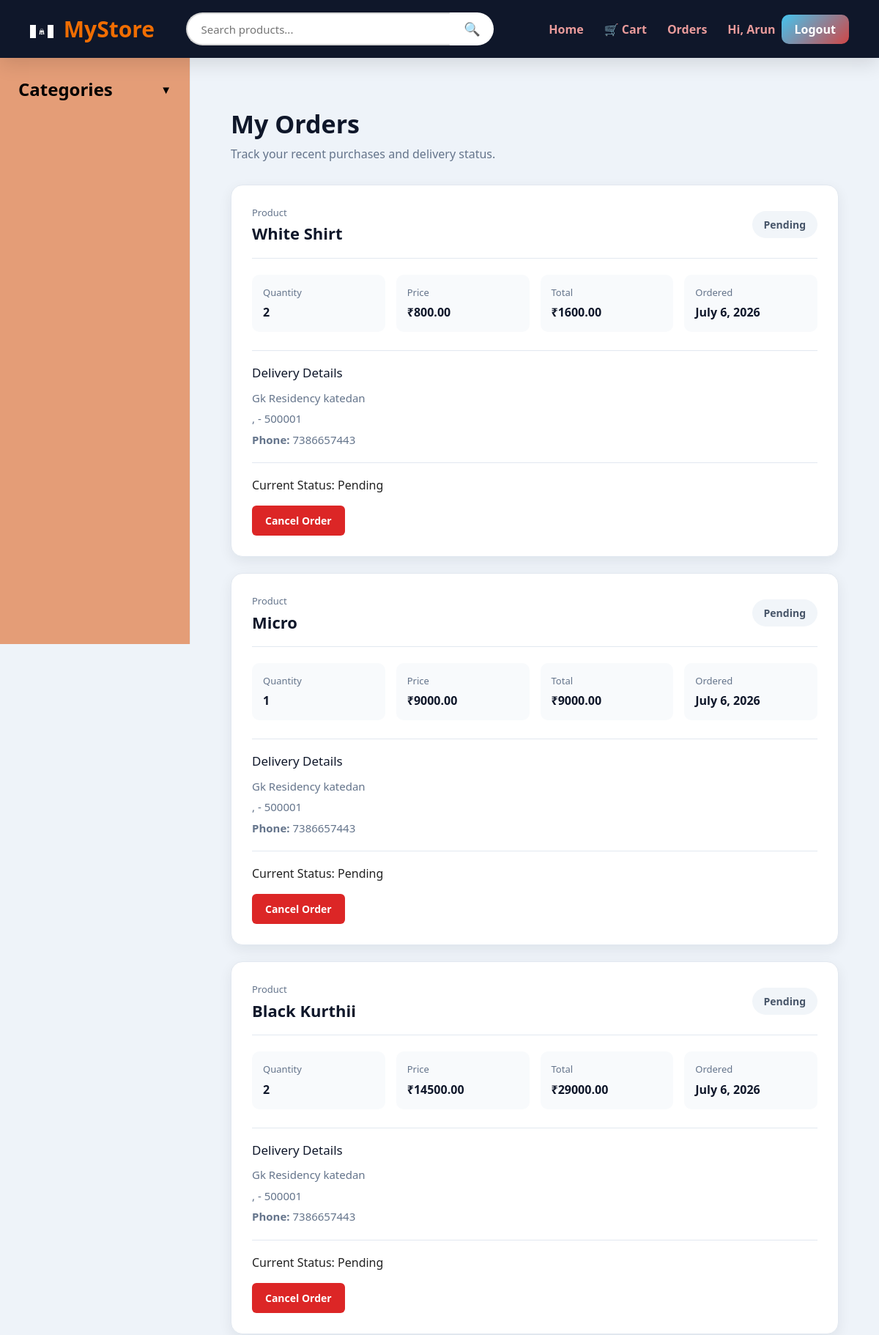
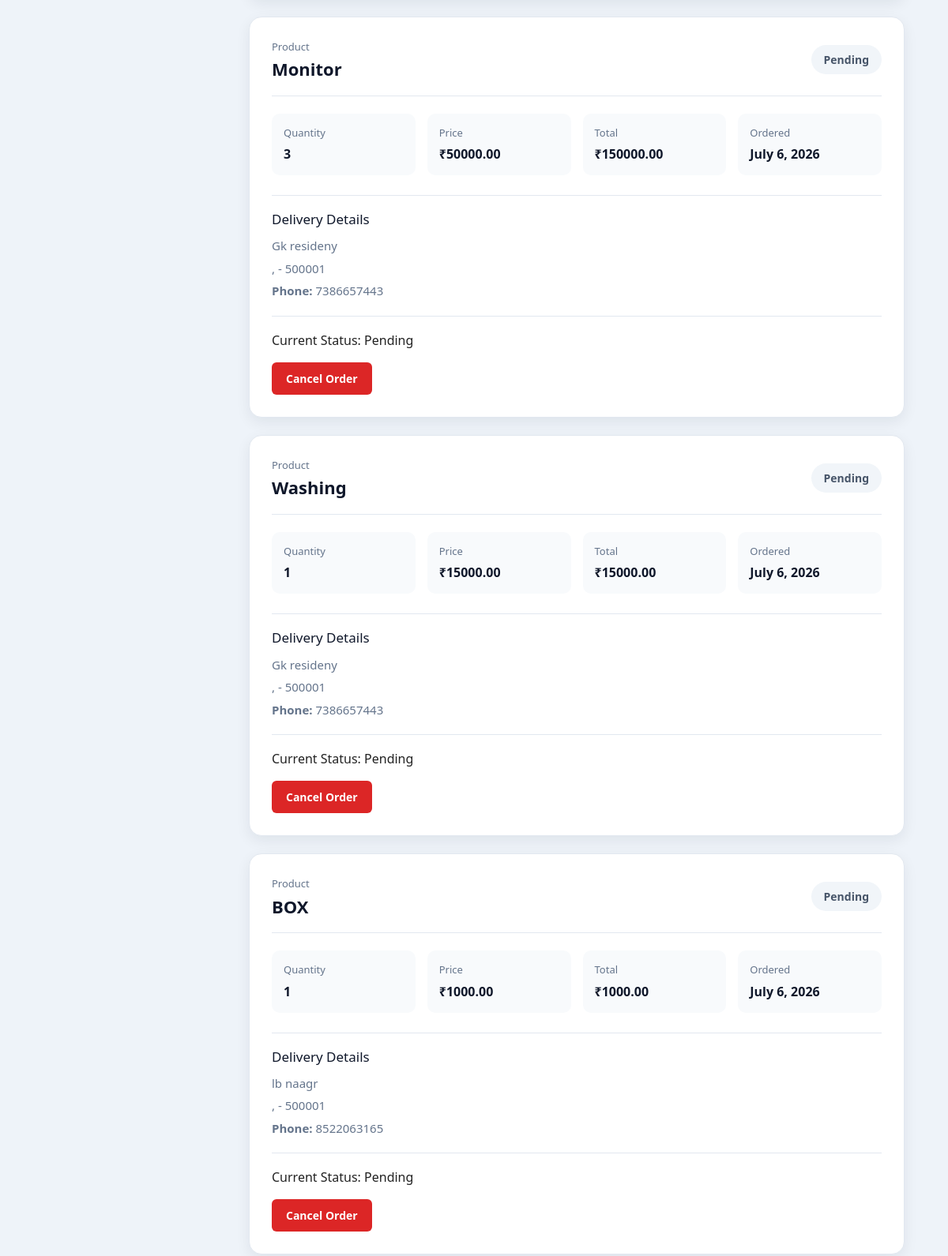
The page /orders/ (signed in, upper part) on the database its author committed (2 pictures, top to bottom).
### store1/models/orders.py (models this page shows)
class Order(models.Model):
    product=models.ForeignKey(Products, on_delete=models.CASCADE)
    customer=models.ForeignKey(Customer,on_delete=models.CASCADE)
    quantity=models.PositiveIntegerField(default=1)
    price=models.DecimalField(max_digits=10,decimal_places=2)
    address=models.CharField(max_length=250)
    city=models.CharField(max_length=100,blank=True)
    state=models.CharField(max_length=100,blank=True)
    pincode=models.CharField(max_length=6)
    latitude=models.DecimalField(max_digits=10,decimal_places=7,null=True,blank=True)
    longitude =models.DecimalField(max_digits=10,decimal_places=7,blank=True,null=True)
    phone=models.CharField(max_length=12)
    date=models.DateField( default=timezone.now)
    STATUS_CHOICES = [
    ('Pending', 'Pending'),
    ('Processing', 'Processing'),
    ('Shipped', 'Shipped'),
    ('Delivered', 'Delivered'),
    ('Cancelled', 'Cancelled'),]
    status=models.CharField(max_length=20,choices=STATUS_CHOICES,default='Pending')

### store1/models/Product.py (models this page shows, shortened)
class Products(models.Model):
    name=models.CharField(max_length=60)
    price=models.FloatField(default=0)
    category=models.ForeignKey(Category,on_delete=models.CASCADE)
    description=models.CharField(max_length=300,blank=True,null=True)
    image=models.ImageField(upload_to='uploads/Product')
    vendor =models.ForeignKey(Vendor,on_delete=models.CASCADE,blank=True,null=True)

### store1/views/orders.py (the view, shortened to what this page needs)
# urls.py: path('orders/',Orders.as_view(),name='orders'),
class Orders(View):
    def get(self,request):
        customer_id=request.session.get('customer_id')
        if not customer_id:
            return redirect('login')
        orders=Order.objects.filter(customer=customer_id).order_by("-date")
        for order in orders:
            order.total_price = order.price * order.quantity
        return render(request,'orders.html',context={'orders':orders})

### store1/templates/orders.html (shortened to what this page needs)
{% extends 'base.html' %}
{% load static %}
{% block extra_css %}
<link rel="stylesheet" href="{% static 'css/orders.css' %}">
{% endblock %}
{% block content %}
<div class="orders-page">
<div class="orders-header">
    <h2 class="orders-title">
        My Orders
    </h2>
    <p class="orders-subtitle">
        Track your recent purchases and delivery status.
    </p>
</div>
{% if orders %}
    {% for order in orders %}
    <div class="order-card">
        <div class="order-top">
            <div>
                <span class="order-label">
                    Product
                </span>
                <h3 class="product-name">
                    {{ order.product.name }}
                </h3>
            </div>
            <div class="order-status">
                {% if order.status == "Pending" %}
                    <span class="status pending">
                        Pending
                    </span>
                {% elif order.status == "Processing" %}
                    <span class="status processing">
                        Processing
                    </span>
                {% elif order.status == "Shipped" %}
                    <span class="status shipped">
                        Shipped
                    </span>
                {% elif order.status == "Delivered" %}
                    <span class="status delivered">
                        Delivered
                    </span>
                {% elif order.status == "Cancelled" %}
                    <span class="status cancelled">
                        Cancelled
                    </span>
                {% endif %}
            </div>
        </div>
        <div class="order-info">
            <div class="info-box">
                <span>
                    Quantity
                </span>
                <strong>
                    {{ order.quantity }}
                </strong>
            </div>
            <div class="info-box">
                <span>
                    Price
                </span>
                <strong>
                    ₹{{ order.price }}
                </strong>
            </div>
            <div class="info-box">
                <span>
                    Total
                </span>
                <strong>
                    ₹{{ order.total_price }}
                </strong>
            </div>
            <div class="info-box">
                <span>
                    Ordered
                </span>
                <strong>
                    {{ order.date }}
                </strong>
            </div>
        </div>
        <div class="delivery-section">
            <h4>
                Delivery Details
            </h4>
            <p>
                {{ order.address }}
            </p>
            <p>
                {{ order.city }}, {{ order.state }} -
                {{ order.pincode }}
            </p>
            <p>
                <strong>Phone:</strong>
                {{ order.phone }}
            </p>
        </div>
    <div class="order-actions">
    <p>Current Status: {{ order.status }}</p>
    {% if order.status == "Pending" %}
        <form method="POST">
            <button type="submit" class="cancel-order-btn">
                Cancel Order
            </button>
        </form>
    {% endif %}
    </div>
    </div>
    {% endfor %}
{% endif %}
</div>
{% endblock %}

### store1/templates/base.html (shortened to what this page needs)
<!DOCTYPE html>
{% load static %}
<html lang="en">
<head>
    <link rel="stylesheet"
          href="{% static 'css/bootstrap.min.css' %}">
    <link rel="stylesheet"
          href="{% static 'css/base.css' %}">
    {% block extra_css %}
    {% endblock %}
</head>
<body>
<nav class="navbar navbar-expand-lg custom-navbar sticky-top">
    <div class="container-fluid px-3">
        <a class="navbar-brand brand-logo"
           href="{% url 'homepage' %}">
           <img src="{% static 'image/Mystore.JPG'%}" alt="🛍 MyStore"  class="mystore-icon">
        MyStore
        </a>
        <div class="collapse navbar-collapse"
             id="navbarNav">
            <form class="search-form mx-auto"
                  method="GET"
                  action="{% url 'homepage' %}">
                <input
                    type="text"
                    name="search"
                    value="{{ request.GET.search }}"
                    class="search-input"
                    placeholder="Search products...">
                <button
                    type="submit"
                    class="search-btn">
                    🔍
                </button>
            </form>
            <ul class="navbar-nav align-items-center ms-auto">
                <li class="nav-item">
                    <a href="{% url 'homepage' %}"
                       class="nav-link">
                        Home
                    </a>
                </li>
                <li class="nav-item">
                    <a href="{% url 'cart' %}"
                       class="nav-link">
                        🛒 Cart
                    </a>
                </li>
                {% if request.session.customer_id %}
                    <li class="nav-item">
                        <a href="{% url 'orders' %}"
                           class="nav-link">
                            Orders
                        </a>
                    </li>
                    <li class="nav-item">
                        <span class="nav-link user-name">
                            Hi, {{ request.session.customer_name }}
                        </span>
                    </li>
                    <li class="nav-item">
                        <a href="{% url 'logout' %}"
                           class="btn nav-logout-btn">
                            Logout
                        </a>
                    </li>
                {% endif %}
            </ul>
        </div>
    </div>
</nav>
<div class="main-wrapper">
    <aside class="sidebar">
        <button class="category-toggle"
                type="button"
                data-bs-toggle="collapse"
                data-bs-target="#categoryMenu"
                aria-expanded="false">
            <span>Categories</span>
            <span class="category-arrow">
                ▼
            </span>
        </button>
    </aside>
    <main class="content-area">
        {% block content %}
        {% endblock %}
    </main>
</div>
</body>
</html>

### store1/static/css/base.css (style rules this page uses)
* { margin: 0; padding: 0; box-sizing: border-box; }
body { background: #eef3f9; font-family: 'Segoe UI', Tahoma, Geneva, Verdana, sans-serif; color: #222; }
.mystore-icon { width: 32px; height: 32px; object-fit: contain; margin-right: 6px; vertical-align: middle; }
.custom-navbar { background: #0f172a; padding: 12px 25px; box-shadow: 0 8px 25px rgba(0,0,0,.12); }
.brand-logo { color: #f06d02 !important; font-size: 30px; font-weight: 700; text-decoration: none; white-space: nowrap; }
.navbar-nav .nav-link { color: #e99b9b !important; font-weight: 600; margin-left: 12px; transition: .3s; }
.search-form { width: 420px; max-width: 100%; display: flex; margin: 0 auto; }
.search-input { flex: 1; height: 45px; border: 2px solid #d6d6d6; border-right: none; border-radius: 30px 0 0 30px; padding: 0 18px; font-size: 15px; outline: none; background: #fff; }
.search-btn { width: 60px; border: none; background: #fff; border-radius: 0 30px 30px 0; font-size: 18px; cursor: pointer; transition: .3s; }
.navbar .btn { border-radius: 10px; padding: 8px 18px; font-weight: 600; }
.nav-logout-btn { background: linear-gradient(135deg,#44c4ef,#d04646); color: #fff; border: none; transition: all .3s ease; }
.user-name { white-space: nowrap; }
.main-wrapper { display: flex; align-items: flex-start; min-height: calc(100vh - 80px); }
.sidebar { width: 260px; min-height: 100vh; background: #e49d77; padding: 25px; border-right: 1px solid #e5e7eb; }
.category-toggle { width: 100%; border: none; background: transparent; display: flex; align-items: center; justify-content: space-between; font-size: 24px; font-weight: 700; padding: 0 0 18px; cursor: pointer; }
.category-arrow { font-size: 15px; transition: transform .3s ease; }
.content-area { flex: 1; padding: 30px; }

### store1/static/css/orders.css (style rules this page uses)
.orders-page { width: 100%; max-width: 1000px; margin: auto; padding: 40px 25px; box-sizing: border-box; }
.orders-header { margin-bottom: 30px; }
.orders-title { margin: 0; font-size: 34px; font-weight: 700; color: #0f172a; }
.orders-subtitle { margin-top: 8px; color: #64748b; font-size: 16px; }
.order-card { background: #ffffff; border-radius: 16px; padding: 28px; margin-bottom: 22px; border: 1px solid #e2e8f0; box-shadow: 0 6px 18px rgba(15, 23, 42, 0.07); transition: 0.2s ease; box-sizing: border-box; }
.order-top { display: flex; justify-content: space-between; align-items: center; padding-bottom: 20px; border-bottom: 1px solid #e2e8f0; gap: 20px; }
.order-label { display: block; font-size: 13px; color: #64748b; margin-bottom: 5px; }
.product-name { margin: 0; font-size: 22px; font-weight: 600; color: #0f172a; overflow-wrap: break-word; }
.status { display: inline-block; padding: 8px 16px; border-radius: 20px; font-size: 14px; font-weight: 600; white-space: nowrap; }
.status.pending { background: #f1f5f9; color: #475569; }
.order-info { display: grid; grid-template-columns: repeat(4, 1fr); gap: 15px; margin-top: 22px; }
.info-box { background: #f8fafc; border-radius: 10px; padding: 15px; min-width: 0; }
.info-box span { display: block; font-size: 13px; color: #64748b; margin-bottom: 5px; }
.info-box strong { display: block; font-size: 16px; color: #0f172a; overflow-wrap: break-word; }
.delivery-section { margin-top: 25px; padding-top: 20px; border-top: 1px solid #e2e8f0; }
.delivery-section h4 { margin-bottom: 12px; font-size: 17px; color: #0f172a; }
.delivery-section p { margin: 6px 0; color: #64748b; font-size: 15px; overflow-wrap: break-word; }
.order-actions { margin-top: 20px; padding-top: 18px; border-top: 1px solid #e2e8f0; }
.cancel-order-btn { padding: 10px 18px; border: none; border-radius: 6px; background: #dc2626; color: white; font-size: 14px; font-weight: 600; cursor: pointer; }

### rows shown on the page
Order: product.name "White Shirt", shows "Pending", quantity "2", price "800.00", total_price "1600.00", date "July 6, 2026", address "Gk Residency katedan", pincode "500001", phone "7386657443", status "Pending"
Order: product.name "Micro", shows "Pending", quantity "1", price "9000.00", total_price "9000.00", date "July 6, 2026", address "Gk Residency katedan", pincode "500001", phone "7386657443", status "Pending"
Order: product.name "Black Kurthii", shows "Pending", quantity "2", price "14500.00", total_price "29000.00", date "July 6, 2026", address "Gk Residency katedan", pincode "500001", phone "7386657443", status "Pending"
Order: product.name "Monitor", shows "Pending", quantity "3", price "50000.00", total_price "150000.00", date "July 6, 2026", address "Gk resideny", pincode "500001", phone "7386657443", status "Pending"
Order: product.name "Washing", shows "Pending", quantity "1", price "15000.00", total_price "15000.00", date "July 6, 2026", address "Gk resideny", pincode "500001", phone "7386657443", status "Pending"
Order: product.name "BOX", shows "Pending", quantity "1", price "1000.00", total_price "1000.00", date "July 6, 2026", address "lb naagr", pincode "500001", phone "8522063165", status "Pending"

### other values the page prints
{{ request.session.customer_name }} "Arun"
